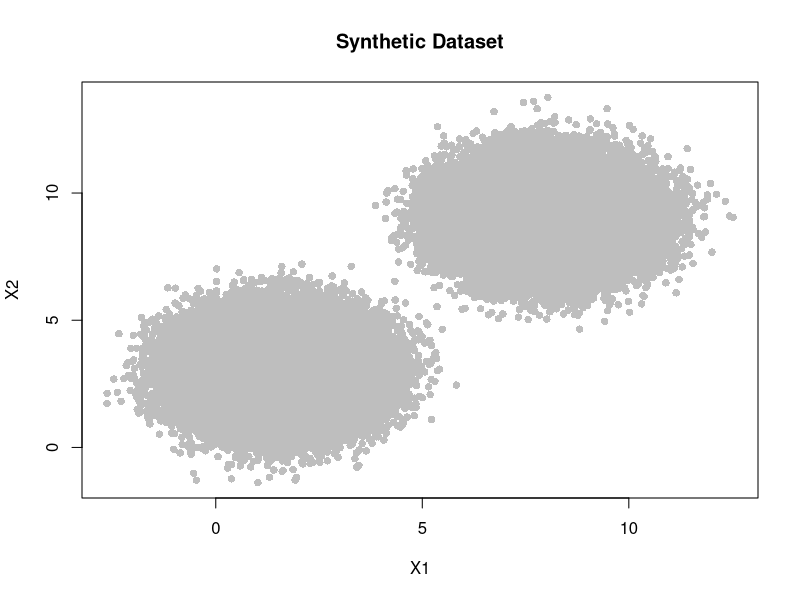
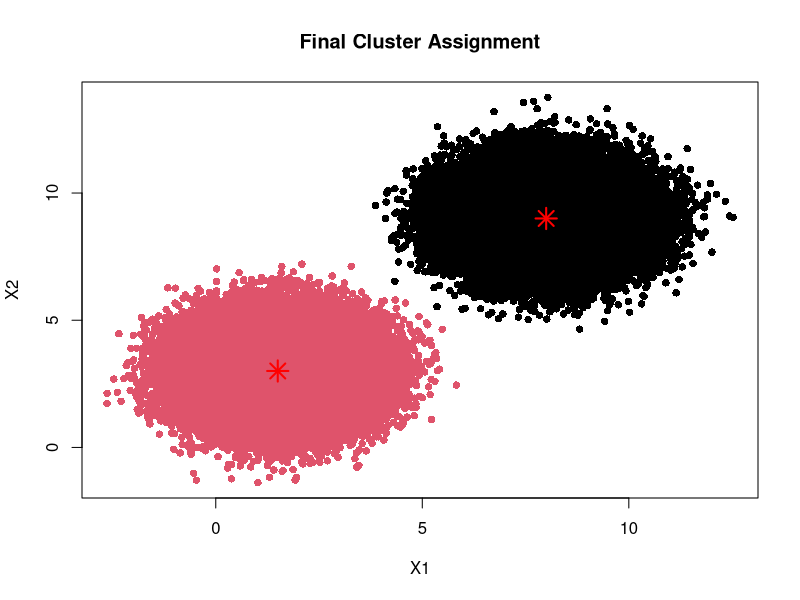
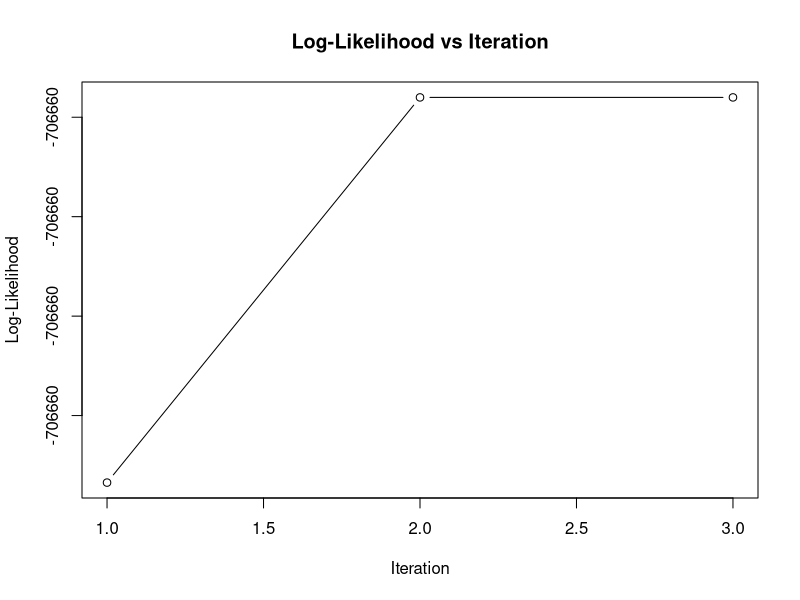

The R script that drew these images, in order:
set.seed(123)
dir.create("Output",showWarnings=FALSE)

# Part 1 : Generate Dataset
n1<-100000;n2<-100000
c1<-cbind(rnorm(n1,1.5,1),rnorm(n1,3,1))
c2<-cbind(rnorm(n2,8,1),rnorm(n2,9,1))
X<-rbind(c1,c2)
colnames(X)<-c("X1","X2")
write.csv(as.data.frame(X),"synthetic_data.csv",row.names=FALSE)
print(head(X))
png("Output/dataset.png")
plot(X,col="grey",pch=16,main="Synthetic Dataset",xlab="X1",ylab="X2")
dev.off()

# Part 2 : Initialize Parameters
K<-2;n<-nrow(X);d<-ncol(X)
weights<-rep(1/K,K)
means<-X[sample(1:n,K),]
covs<-array(0,c(d,d,K))
for(k in 1:K) covs[,,k]<-diag(d)
print(weights);print(means);print(covs)

# Part 3 : Gaussian Density Function
gaussian_pdf<-function(data,mu,Sigma){
 Sigma<-Sigma+diag(1e-6,nrow(Sigma))
 invS<-solve(Sigma);detS<-det(Sigma)
 diff<-sweep(data,2,mu)
 expo<-rowSums((diff%*%invS)*diff)
 exp(-0.5*expo)/sqrt(((2*pi)^ncol(data))*detS)
}

max_iter<-20;tol<-1e-6
loglik_hist<-c();oldLL<--Inf

for(iter in 1:max_iter){
  # Part 4 : E-Step
  resp<-matrix(0,n,K)
  for(k in 1:K)
    resp[,k]<-weights[k]*gaussian_pdf(X,means[k,],covs[,,k])
  resp<-resp/rowSums(resp)

  # Part 5 : M-Step
  Nk<-colSums(resp)
  weights<-Nk/n
  for(k in 1:K){
    means[k,]<-colSums(resp[,k]*X)/Nk[k]
    diff<-sweep(X,2,means[k,])
    covs[,,k]<-t(diff)%*%(diff*resp[,k])/Nk[k]+diag(1e-6,d)
  }

  # Part 6 : Log Likelihood
  dens<-matrix(0,n,K)
  for(k in 1:K)
    dens[,k]<-weights[k]*gaussian_pdf(X,means[k,],covs[,,k])
  ll<-sum(log(rowSums(dens)))
  loglik_hist<-c(loglik_hist,ll)
  cat("Iteration",iter,"LogLik =",ll,"\n")
  print(weights);print(means)
  if(abs(ll-oldLL)<tol) break
  oldLL<-ll
}

clusters<-apply(resp,1,which.max)

png("Output/final_clusters.png")
plot(X,col=clusters,pch=16,main="Final Cluster Assignment",xlab="X1",ylab="X2")
points(means,col="red",pch=8,cex=2,lwd=2)
dev.off()

png("Output/log_likelihood.png")
plot(loglik_hist,type="b",xlab="Iteration",ylab="Log-Likelihood",
main="Log-Likelihood vs Iteration")
dev.off()

cat("\nFinal Weights\n");print(weights)
cat("\nFinal Means\n");print(means)
cat("\nFinal Covariance Matrices\n");print(covs)
